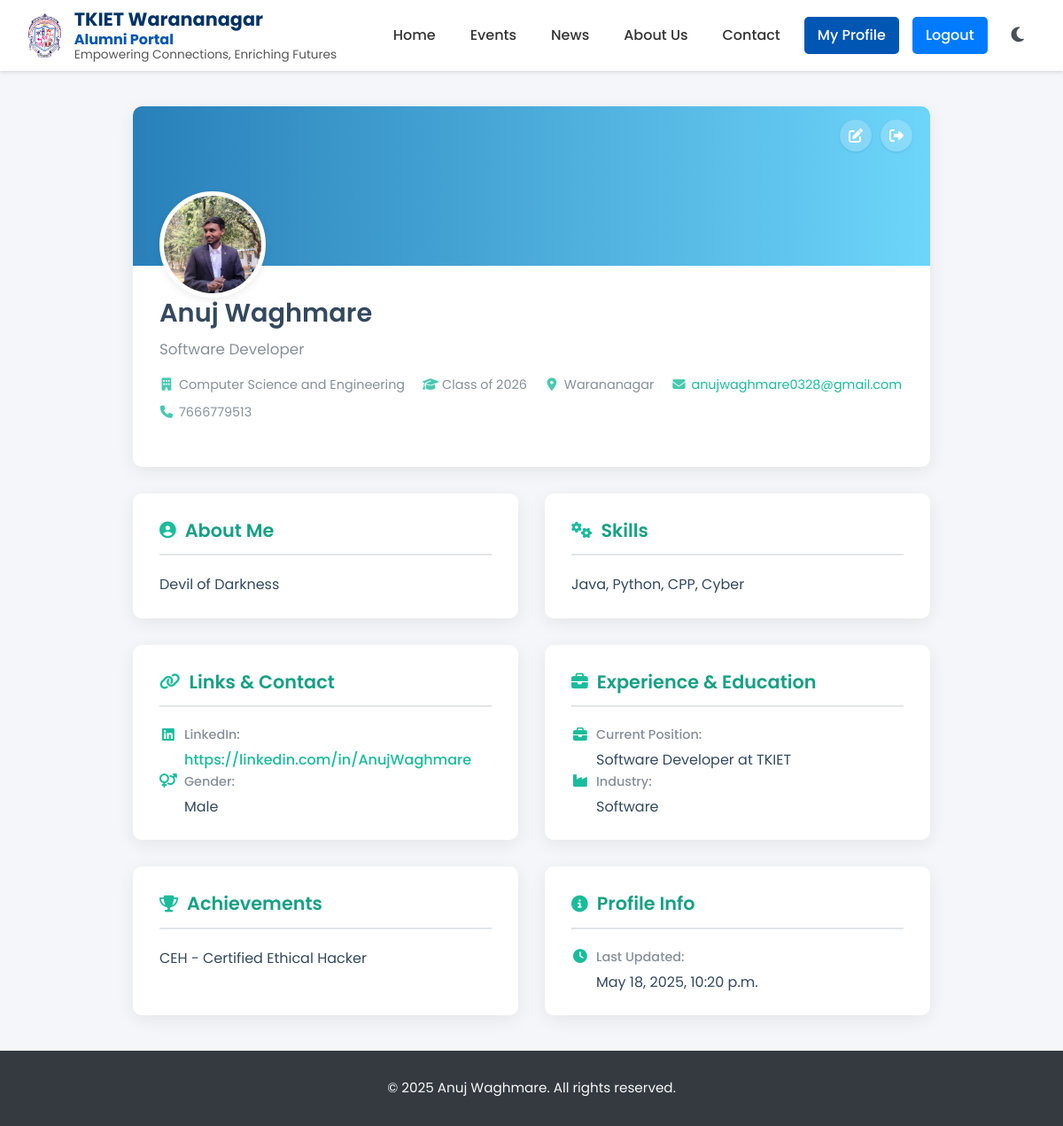
/profile/ (signed in), run on the app's committed database.
### AlumniPortal/models.py (models this page shows, shortened)
class Profile(models.Model):
    user = models.OneToOneField(settings.AUTH_USER_MODEL, on_delete=models.CASCADE, related_name='profile', primary_key=True)
    role = models.CharField(max_length=10, choices=Role.choices, default=Role.STUDENT, db_index=True)
    gr_number = models.CharField(max_length=11, null=True, blank=True, db_index=True, help_text="College GR Number e.g 22UGCS21242")
    phone_number = models.CharField(validators=[phone_regex], max_length=20, blank=True, help_text="Optional phone number (e.g., +91XXXXXXXXXX).")
    gender = models.CharField(max_length=10, choices=Gender.choices, blank=True, null=True)
    batch_year = models.PositiveIntegerField(blank=True, null=True, validators=[MinValueValidator(1950), MaxValueValidator(current_year() + 5)], db_index=True, help_text="Year of graduation (e.g., 2020).")
    department = models.CharField(max_length=100, blank=True, db_index=True, help_text="e.g., Computer Science, Mechanical")
    current_job_title = models.CharField(max_length=150, blank=True)
    company_name = models.CharField(max_length=150, blank=True)
    industry = models.CharField(max_length=100, blank=True)
    location = models.CharField(max_length=100, blank=True, db_index=True, help_text="e.g., Pune, India")
    linkedin_profile = models.URLField(max_length=250, blank=True, help_text="Optional link to your LinkedIn profile.")
    achievements = models.TextField(blank=True, help_text="Highlight key achievements or contributions.")
    skills = models.TextField(blank=True, help_text="List professional or technical skills (comma-separated or one per line).")
    profile_photo = models.ImageField(upload_to='profile_pics/', blank=True, null=True, validators=[validate_profile_photo_size, FileExtensionValidator(allowed_extensions=['jpg', 'jpeg', 'png'])], help_text="Upload a profile picture (Max 2MB, JPG/JPEG/PNG format).")
    bio = models.TextField(blank=True, help_text="A brief description about yourself, your journey, or interests.")
    created_at = models.DateTimeField(auto_now_add=True)
    updated_at = models.DateTimeField(auto_now=True)
    class Meta:
        ordering = ['user__username'] # Example ordering
        verbose_name = "Profile"
        verbose_name_plural = "Profiles"
    @property
    def full_name(self):
         name = self.user.get_full_name()
         try:
            identifier = self.user.get_username()
         except AttributeError:
             identifier = str(self.user.pk)
         return name if name else identifier
    def get_photo_url(self):
        if self.profile_photo and hasattr(self.profile_photo, 'url'):
            return self.profile_photo.url
        else:
            try:
                return staticfiles_url('AlumniPortal/images/default_avatar.png')
            except Exception:
                return None

### AlumniPortal/views.py (the view)
# urls.py: path('profile/', views.view_profile, name='view_profile'),
@login_required
def view_profile(request):
    profile = get_object_or_404(Profile, user=request.user)
    context = {
        'profile': profile,
        'page_title': f"{profile.full_name}'s Profile"
    }
    return render(request, 'AlumniPortal/profile_view.html', context)

### templates/AlumniPortal/profile_view.html (shortened to what this page needs)
<!DOCTYPE html>
<html lang="en">
<head>
    {% load static %}
    <link rel="stylesheet" href="https://cdnjs.cloudflare.com/ajax/libs/font-awesome/6.5.1/css/all.min.css" />
</head>
<body>
    <header class="site-standard-header">
        <div class="nav-left">
            <img src="{% static 'AlumniPortal/images/logo.png' %}" alt="College Logo" class="college-logo">
            <div class="college-name">
                <h2>TKIET Warananagar</h2>
                <h3>Alumni Portal</h3>
                <p>Empowering Connections, Enriching Futures</p>
            </div>
        </div>
        <nav class="navigation">
            <a href="{% url 'AlumniPortal:home' %}" {% if request.resolver_match.view_name == 'AlumniPortal:home' %}class="active"{% endif %}>Home</a>
            <a href="{% url 'AlumniPortal:events' %}" {% if request.resolver_match.view_name == 'AlumniPortal:events' %}class="active"{% endif %}>Events</a>
            <a href="{% url 'AlumniPortal:news' %}" {% if request.resolver_match.view_name == 'AlumniPortal:news' or request.resolver_match.view_name == 'AlumniPortal:news_detail' %}class="active"{% endif %}>News</a>
            <a href="{% url 'AlumniPortal:about' %}" {% if request.resolver_match.view_name == 'AlumniPortal:about' %}class="active"{% endif %}>About Us</a>
            <a href="{% url 'AlumniPortal:contact' %}" {% if request.resolver_match.view_name == 'AlumniPortal:contact' %}class="active"{% endif %}>Contact</a>
            {% if user.is_authenticated %}
                <a href="{% url 'AlumniPortal:view_profile' %}" class="nav-button {% if request.resolver_match.view_name == 'AlumniPortal:view_profile' or request.resolver_match.view_name == 'AlumniPortal:edit_profile' %}active{% endif %}">My Profile</a>
                <a href="{% url 'logout' %}" class="nav-button">Logout</a>
            {% else %}
                <a href="{% url 'login' %}" class="nav-button {% if request.resolver_match.url_name == 'login' %}active{% endif %}">Login</a>
                <a href="{% url 'AlumniPortal:register' %}" class="nav-button {% if request.resolver_match.view_name == 'AlumniPortal:register' %}active{% endif %}">Register</a>
            {% endif %}
            <button id="theme-toggle" class="theme-toggle-button" title="Toggle theme">
                <i class="fas fa-moon"></i>
            </button>
        </nav>
    </header>
    <main>
        <div class="profile-container">
            <div class="profile-header-card">
                <div class="cover-photo"></div>
                <div class="profile-header-actions">
                     <a href="{% url 'AlumniPortal:edit_profile' %}" class="action-button-icon" title="Edit Profile">
                         <i class="fas fa-edit"></i>
                     </a>
                     <a href="{% url 'logout' %}" class="action-button-icon logout" title="Logout">
                         <i class="fas fa-sign-out-alt"></i>
                     </a>
                </div>
                <div class="profile-header-content">
                    <img src="{{ profile.get_photo_url }}" alt="{{ profile.full_name }}'s profile photo" class="profile-pic">
                    <div class="profile-main-info">
                        <div class="profile-name-details">
                            <h1>{{ profile.full_name }}</h1>
                            <p class="tagline">{{ profile.current_job_title|default:profile.get_role_display }}</p>
                            <div class="header-details">
                                {% if profile.department %}
                                <span><i class="fas fa-building"></i>{{ profile.department }}</span>
                                {% endif %}
                                {% if profile.batch_year %}
                                <span><i class="fas fa-graduation-cap"></i>Class of {{ profile.batch_year }}</span>
                                {% endif %}
                                {% if profile.location %}
                                <span><i class="fas fa-map-marker-alt"></i>{{ profile.location }}</span>
                                {% endif %}
                                {% if profile.user.email %}
                                <a href="mailto:{{ profile.user.email }}"><i class="fas fa-envelope"></i>{{ profile.user.email }}</a>
                                {% endif %}
                                {% if profile.phone_number %}
                                 <span><i class="fas fa-phone"></i>{{ profile.phone_number }}</span>
                                {% endif %}
                            </div>
                        </div>
                    </div>
                </div>
            </div>
            <div class="profile-details-content">
                {% if profile.bio %}
                <div class="profile-section">
                    <h3><i class="fas fa-user-circle"></i>About Me</h3>
                    <p>{{ profile.bio|linebreaksbr }}</p>
                </div>
                {% endif %}
                {% if profile.skills %}
                <div class="profile-section">
                    <h3><i class="fas fa-cogs"></i>Skills</h3>
                    <p>{{ profile.skills|linebreaksbr }}</p>
                </div>
                {% endif %}
                <div class="profile-section">
                     <h3><i class="fas fa-link"></i>Links & Contact</h3>
                     <dl class="profile-details">
                         {% if profile.linkedin_profile %}
                         <div>
                             <dt><i class="fab fa-linkedin"></i>LinkedIn:</dt>
                             <dd><a href="{{ profile.linkedin_profile }}" target="_blank" rel="noopener noreferrer">{{ profile.linkedin_profile }}</a></dd>
                         </div>
                         {% endif %}
                         {% if profile.gender %}
                         <div>
                             <dt><i class="fas fa-venus-mars"></i>Gender:</dt>
                             <dd>{{ profile.get_gender_display }}</dd>
                         </div>
                         {% endif %}
                     </dl>
                </div>
                <div class="profile-section">
                    <h3><i class="fas fa-briefcase"></i>Experience & Education</h3>
                     <dl class="profile-details">
                        {% if profile.current_job_title or profile.company_name %}
                        <div>
                            <dt><i class="fas fa-briefcase"></i>Current Position:</dt>
                            <dd>{{ profile.current_job_title|default:"N/A" }} at {{ profile.company_name|default:"N/A" }}</dd>
                        </div>
                        {% endif %}
                        {% if profile.industry %}
                        <div>
                            <dt><i class="fas fa-industry"></i>Industry:</dt>
                            <dd>{{ profile.industry|default:"N/A" }}</dd>
                        </div>
                        {% endif %}
                     </dl>
                </div>
                {% if profile.achievements %}
                <div class="profile-section">
                    <h3><i class="fas fa-trophy"></i>Achievements</h3>
                    <p>{{ profile.achievements|linebreaksbr }}</p>
                </div>
                {% endif %}
                <div class="profile-section">
                     <h3><i class="fas fa-info-circle"></i>Profile Info</h3>
                     <dl class="profile-details">
                         <div>
                            <dt><i class="fas fa-clock"></i>Last Updated:</dt>
                            <dd>{{ profile.updated_at|date:"F j, Y, P" }}</dd>
                        </div>
                     </dl>
                </div>
            </div>
        </div>
    </main>
    <footer class="site-standard-footer">
        &copy; {% now "Y" %} Anuj Waghmare. All rights reserved.
    </footer>
</body>
</html>

### data on the page
Profile: get_photo_url (picture), full_name "Anuj Waghmare", current_job_title "Software Developer", department "Computer Science and Engineering", batch_year "2026", location "Warananagar", user.email "anujwaghmare0328@gmail.com", phone_number "7666779513", bio "Devil of Darkness", skills "Java, Python, CPP, Cyber", linkedin_profile "https://linkedin.com/in/AnujWaghmare", gender "Male", company_name "TKIET", industry "Software", achievements "CEH - Certified Ethical Hacker", updated_at "May 18, 2025, 10:20 p.m."
